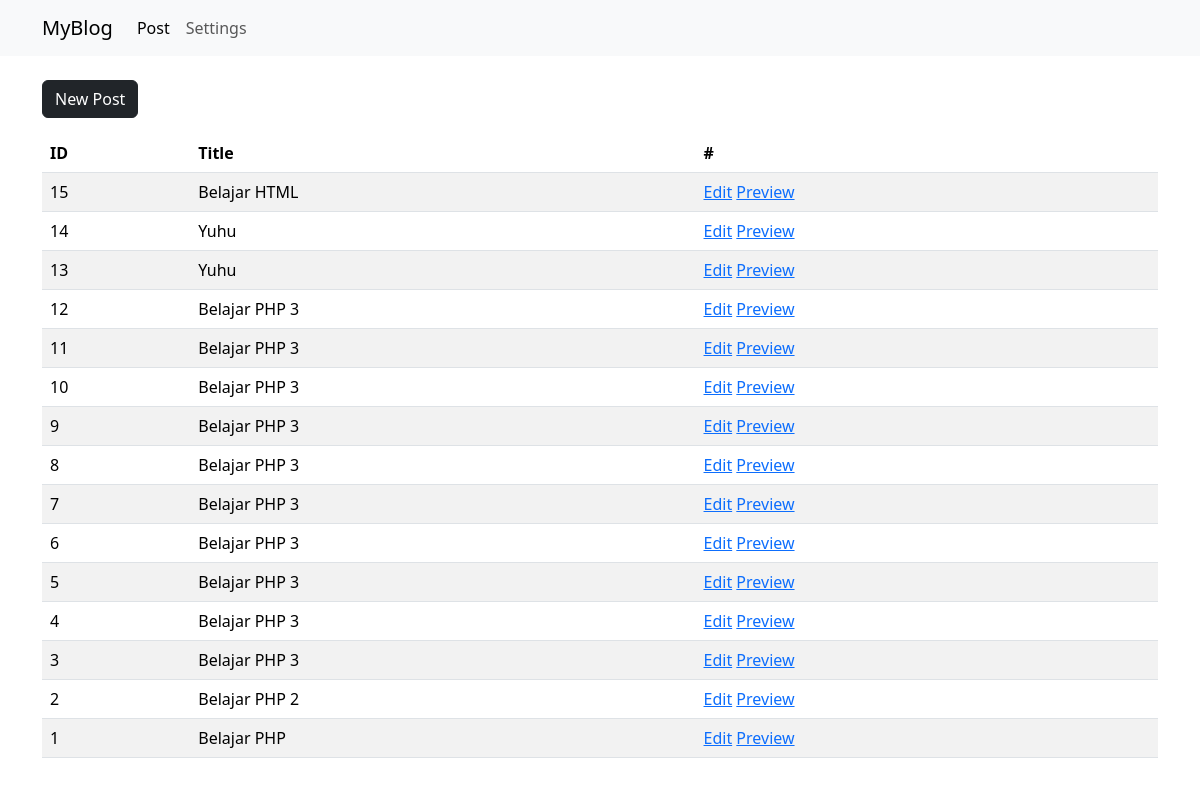
The app's page /, older data.
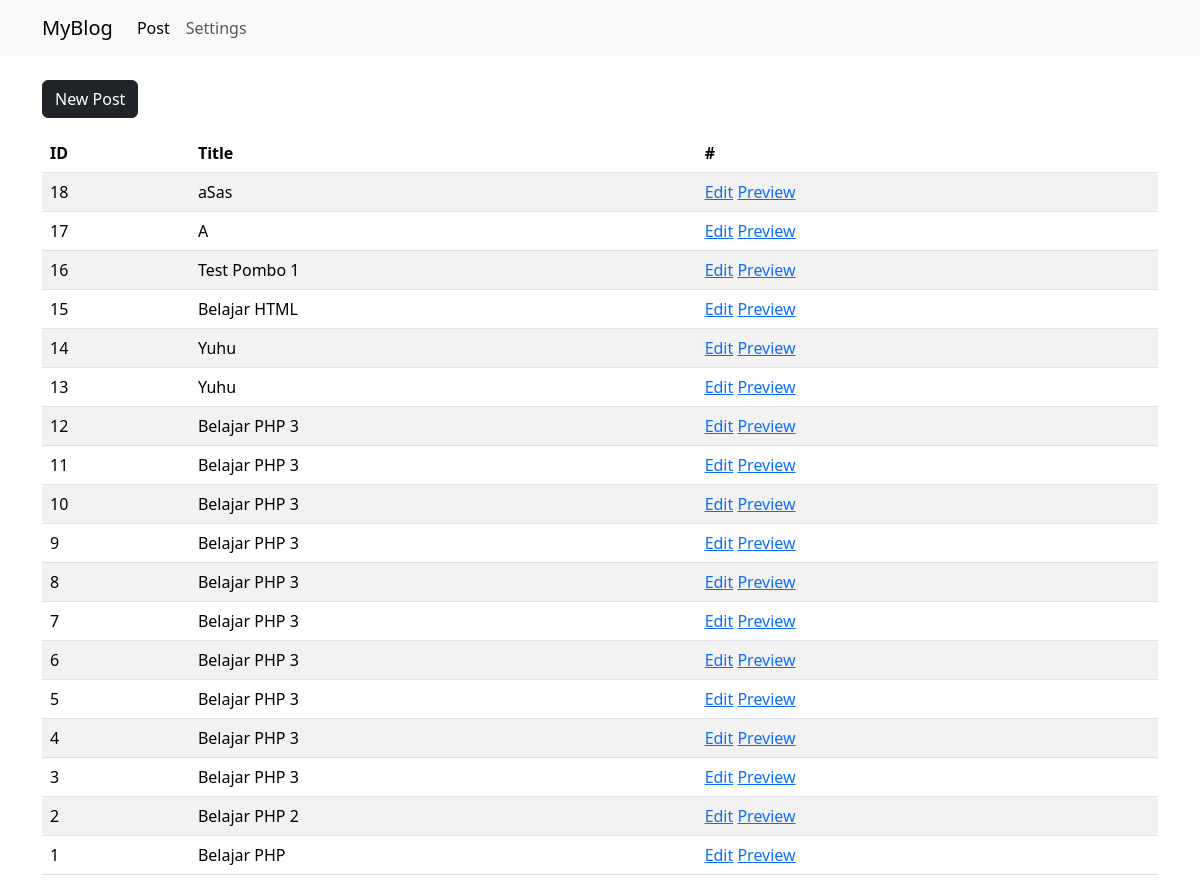
The same page, newer data.
### tables this page shows
CREATE TABLE "posts" (
	"id"	INTEGER,
	"title"	TEXT,
	"content"	TEXT, "category", "slug", "create_at", "modify_at",
	PRIMARY KEY("id" AUTOINCREMENT)
);

### app/Conn.php (called while the page is built, shortened)
<?php
class Conn {
    protected $db;
    function __construct()
    {
        $this->db = new SQLite3(__DIR__ . '/pombo.db');
    }
    public function get_all_post()
    {
        $data = $this->db->query("SELECT * FROM posts ORDER BY id DESC");
        $rows = [];
        while ($row = $data->fetchArray(SQLITE3_ASSOC))
        {
            $rows[] = $row;
        }
        return $rows;
    }
}

### index.php (the view, shortened to what this page needs)
<?php
require_once(__DIR__ . '/app/Conn.php');
$conn = new Conn();
?>
<html lang="en">
<head>
    <link rel="stylesheet" href="/app/src/bootstrap5.min.css" />
    <link href="https://cdn.datatables.net/v/bs5/dt-2.2.2/datatables.min.css" rel="stylesheet"
>
</head>
<body>
    <?php include_once('app/components/navbar.php') ?>
    <div class="container">
        <div class="d-flex align-items-center mb-3">
            <a href="/new-post.php" class="btn btn-dark">New Post</a>
        </div>
        <table id="table-posts" class="table table-striped" style="width:100%">
        <thead>
            <tr>
                <th>ID</th>
                <th>Title</th>
                <th>#</th>
            </tr>
        </thead>
        <tbody>
            <?php foreach ($conn->get_all_post() as $post) : ?>
            <tr>
                <td><?= $post['id'] ?></td>
                <td><?= $post['title']?></td>
                <td>
                    <a href="#">Edit</a>
                    <a href="/preview.php/post/<?= $post['id'] ?>" target="_blank">Preview</a>
                </td>
            </tr>
            <?php endforeach ?>
    </table>
    </div>
</body>
</html>

Row changes from the older to the newer data that the page shows:
added posts: id "18", title "aSas"
added posts: id "17", title "A"
added posts: id "16", title "Test Pombo 1"
